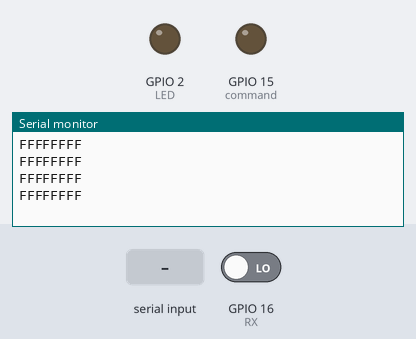
The sketch below on a simulated ESP32. On the bench: output pins drawn as LEDs (lit = HIGH), the last lines printed to the serial monitor. The inputs (shaded band) are chosen by the test bench; at power-on: GPIO 16 (RX) LOW.

Above: at 1.8 s.
1.9 s: byte 30 received over Serial
At 2.4 s:
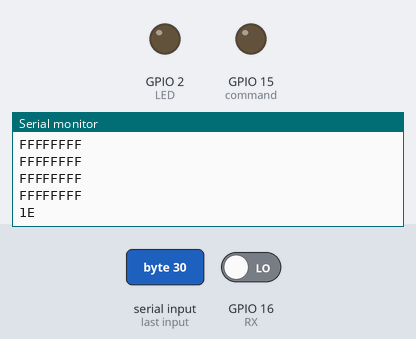
3.5 s: byte 90 received over Serial
At 3.9 s:
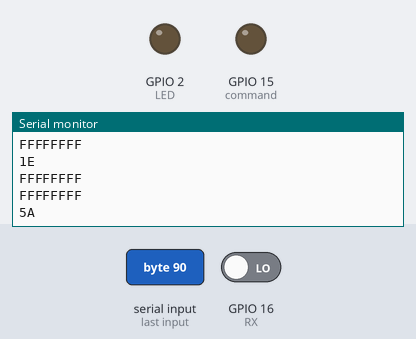
5.0 s: byte 120 received over Serial
At 5.4 s:
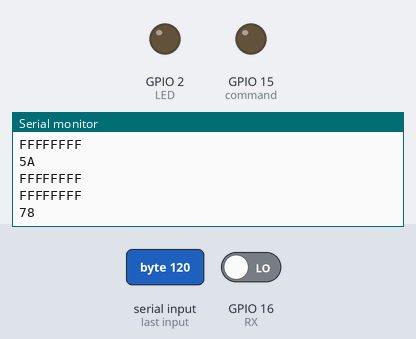

Measured:
- after the input at 1.9 s, the serial monitor: prints a new line after 0.10 s (image 1)
- after the input at 3.5 s, the serial monitor: prints a new line at once (image 2)
- after the input at 5.0 s, the serial monitor: prints a new line at once (image 3)

The sketch:

ejectionGroundTest.ino
```cpp
// We'll use HardwareSerial to communicate with the XBee:
#include <HardwareSerial.h>
#define RX 16
#define TX 17
#define LED 2
#define command 15

HardwareSerial XBee(2); // UART2

void IRAM_ATTR eject();

void setup()
{
  // Set up both ports at 9600 baud. This value is most important
  // for the XBee. Make sure the baud rate matches the config
  // setting of your XBee.
  XBee.begin(9600,SERIAL_8N1,RX,TX);
  Serial.begin(9600);
  pinMode(LED,OUTPUT);
  pinMode(command,OUTPUT);
  attachInterrupt(RX,eject,CHANGE);
}

int buffer;

void loop()
{
  buffer = Serial.read();
  XBee.write("test");
  Serial.println(buffer, HEX);
  buffer = 0;
  delay(500);
}

void IRAM_ATTR eject(){
  buffer = XBee.read();
  if(buffer == 0x31){
    digitalWrite(LED,!digitalRead(LED));
    digitalWrite(command,!digitalRead(command));
  }
  buffer = 0;
}
```
